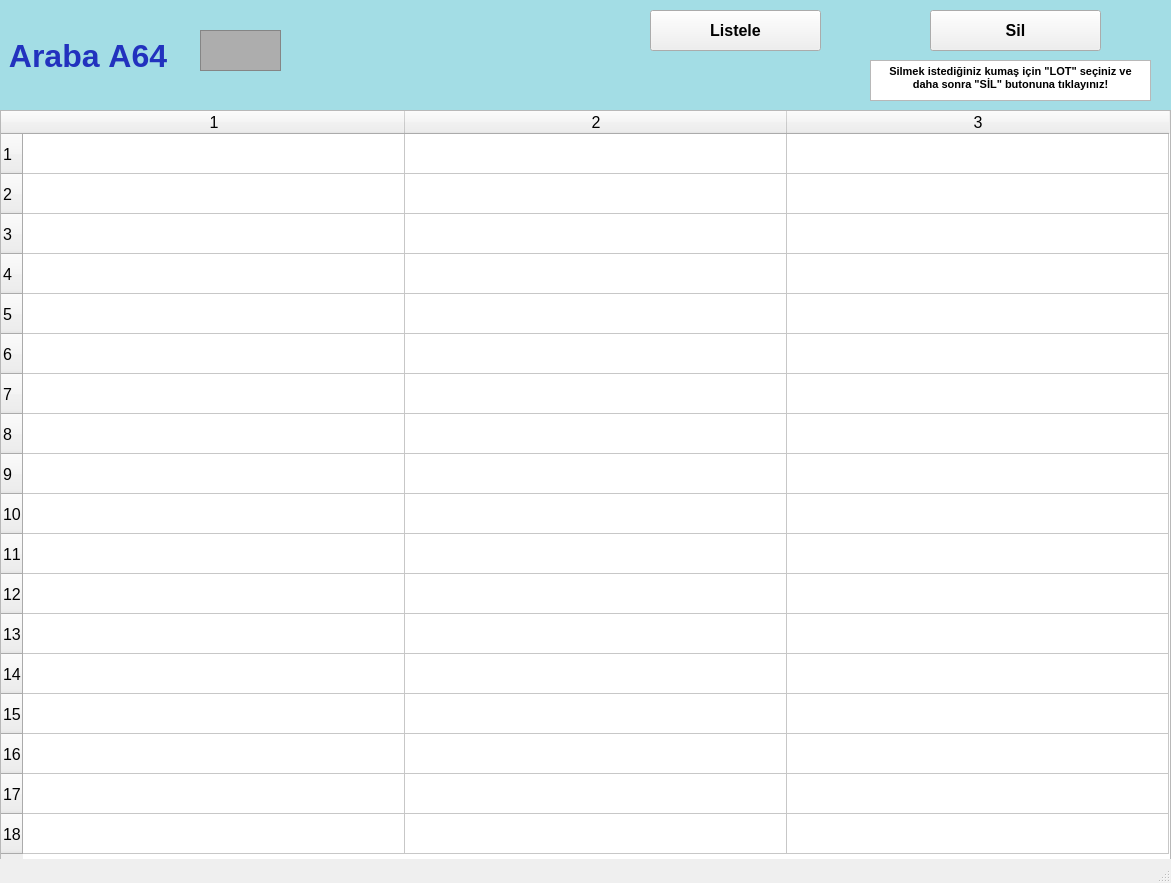
<?xml version="1.0" encoding="UTF-8"?>
<ui version="4.0">
 <class>arabalarA64_ekran</class>
 <widget class="QMainWindow" name="arabalarA64_ekran">
  <property name="geometry">
   <rect>
    <x>0</x>
    <y>0</y>
    <width>1171</width>
    <height>883</height>
   </rect>
  </property>
  <property name="font">
   <font>
    <pointsize>12</pointsize>
    <weight>50</weight>
    <bold>false</bold>
    <kerning>false</kerning>
   </font>
  </property>
  <property name="windowTitle">
   <string/>
  </property>
  <widget class="QWidget" name="centralwidget">
   <widget class="QLabel" name="arabaA1yazi_lbl">
    <property name="geometry">
     <rect>
      <x>0</x>
      <y>0</y>
      <width>1171</width>
      <height>111</height>
     </rect>
    </property>
    <property name="font">
     <font>
      <pointsize>24</pointsize>
      <weight>75</weight>
      <bold>true</bold>
     </font>
    </property>
    <property name="styleSheet">
     <string notr="true">background-color: rgb(163, 221, 229);
color: rgb(34, 50, 190);</string>
    </property>
    <property name="text">
     <string> Araba A64</string>
    </property>
   </widget>
   <widget class="QFrame" name="arabaA1_img">
    <property name="geometry">
     <rect>
      <x>200</x>
      <y>30</y>
      <width>81</width>
      <height>41</height>
     </rect>
    </property>
    <property name="styleSheet">
     <string notr="true">background-color: rgb(173, 173, 173);</string>
    </property>
    <property name="frameShape">
     <enum>QFrame::StyledPanel</enum>
    </property>
    <property name="frameShadow">
     <enum>QFrame::Raised</enum>
    </property>
   </widget>
   <widget class="QPushButton" name="listele64_btn">
    <property name="geometry">
     <rect>
      <x>650</x>
      <y>10</y>
      <width>171</width>
      <height>41</height>
     </rect>
    </property>
    <property name="font">
     <font>
      <pointsize>12</pointsize>
      <weight>75</weight>
      <bold>true</bold>
     </font>
    </property>
    <property name="text">
     <string>Listele</string>
    </property>
   </widget>
   <widget class="QTableWidget" name="A64_tw">
    <property name="geometry">
     <rect>
      <x>0</x>
      <y>110</y>
      <width>1171</width>
      <height>751</height>
     </rect>
    </property>
    <property name="baseSize">
     <size>
      <width>0</width>
      <height>0</height>
     </size>
    </property>
    <property name="rowCount">
     <number>18</number>
    </property>
    <property name="columnCount">
     <number>3</number>
    </property>
    <attribute name="horizontalHeaderVisible">
     <bool>true</bool>
    </attribute>
    <attribute name="horizontalHeaderCascadingSectionResizes">
     <bool>false</bool>
    </attribute>
    <attribute name="horizontalHeaderDefaultSectionSize">
     <number>382</number>
    </attribute>
    <attribute name="horizontalHeaderMinimumSectionSize">
     <number>38</number>
    </attribute>
    <attribute name="verticalHeaderDefaultSectionSize">
     <number>40</number>
    </attribute>
    <attribute name="verticalHeaderMinimumSectionSize">
     <number>23</number>
    </attribute>
    <row/>
    <row/>
    <row/>
    <row/>
    <row/>
    <row/>
    <row/>
    <row/>
    <row/>
    <row/>
    <row/>
    <row/>
    <row/>
    <row/>
    <row/>
    <row/>
    <row/>
    <row/>
    <column/>
    <column/>
    <column/>
   </widget>
   <widget class="QPushButton" name="sil64_btn">
    <property name="geometry">
     <rect>
      <x>930</x>
      <y>10</y>
      <width>171</width>
      <height>41</height>
     </rect>
    </property>
    <property name="font">
     <font>
      <pointsize>12</pointsize>
      <weight>75</weight>
      <bold>true</bold>
     </font>
    </property>
    <property name="text">
     <string>Sil</string>
    </property>
   </widget>
   <widget class="QTextBrowser" name="textBrowser">
    <property name="geometry">
     <rect>
      <x>870</x>
      <y>60</y>
      <width>281</width>
      <height>41</height>
     </rect>
    </property>
    <property name="html">
     <string>&lt;!DOCTYPE HTML PUBLIC &quot;-//W3C//DTD HTML 4.0//EN&quot; &quot;http://www.w3.org/TR/REC-html40/strict.dtd&quot;&gt;
&lt;html&gt;&lt;head&gt;&lt;meta name=&quot;qrichtext&quot; content=&quot;1&quot; /&gt;&lt;style type=&quot;text/css&quot;&gt;
p, li { white-space: pre-wrap; }
&lt;/style&gt;&lt;/head&gt;&lt;body style=&quot; font-family:'MS Shell Dlg 2'; font-size:12pt; font-weight:400; font-style:normal;&quot;&gt;
&lt;p align=&quot;center&quot; style=&quot; margin-top:0px; margin-bottom:0px; margin-left:0px; margin-right:0px; -qt-block-indent:0; text-indent:0px;&quot;&gt;&lt;span style=&quot; font-size:8pt; font-weight:600;&quot;&gt;Silmek istediğiniz kumaş için &amp;quot;LOT&amp;quot; seçiniz ve daha sonra &amp;quot;SİL&amp;quot; butonuna tıklayınız!&lt;/span&gt;&lt;/p&gt;&lt;/body&gt;&lt;/html&gt;</string>
    </property>
   </widget>
  </widget>
  <widget class="QStatusBar" name="statusbar"/>
 </widget>
 <resources/>
 <connections/>
</ui>
